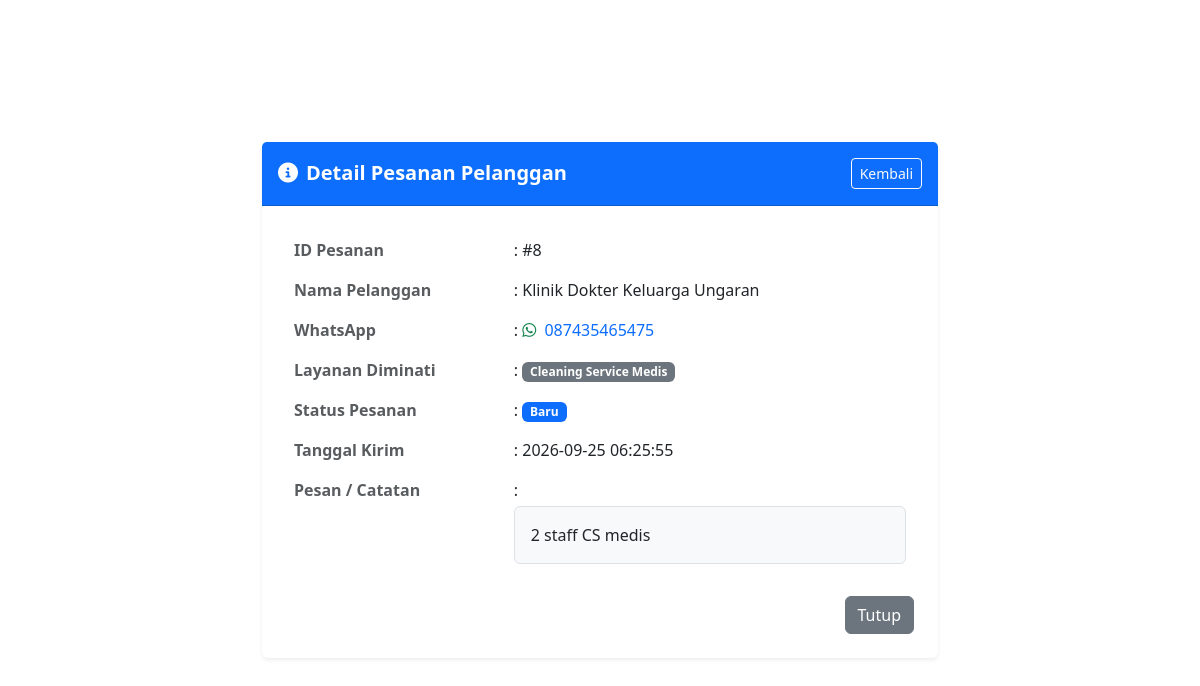
/detail.php?id=8 (signed in), run on the app's committed database.
### tables this page shows
CREATE TABLE `kontak_penawaran` (
  `id` int(11) NOT NULL,
  `nama_lengkap` varchar(150) NOT NULL,
  `whatsapp` varchar(25) NOT NULL,
  `layanan_diminati` varchar(100) NOT NULL,
  `pesan` text DEFAULT NULL,
  `status_lead` enum('Baru','Diproses','Selesai','Dibatalkan') DEFAULT 'Baru',
  `tanggal_kirim` timestamp NOT NULL DEFAULT current_timestamp()
);

### detail.php (the view, shortened to what this page needs)
<?php
include 'proses.php';
$id = $_GET['id'] ?? '';
$stmt = mysqli_prepare($koneksi, "SELECT * FROM kontak_penawaran WHERE id = ?");
mysqli_stmt_bind_param($stmt, "i", $id);
mysqli_stmt_execute($stmt);
$result = mysqli_stmt_get_result($stmt);
$data = mysqli_fetch_assoc($result);
?>
<!DOCTYPE html>
<html lang="id">
<head>
    <link href="https://cdn.jsdelivr.net/npm/bootstrap@5.3.0/dist/css/bootstrap.min.css" rel="stylesheet">
    <link rel="stylesheet" href="https://cdnjs.cloudflare.com/ajax/libs/font-awesome/6.4.0/css/all.min.css">
</head>
<body class="bg-light">
<div class="container py-5" style="max-width: 700px;">
    <div class="card border-0 shadow-sm">
        <div class="card-header bg-primary text-white d-flex justify-content-between align-items-center py-3">
            <h5 class="mb-0 fw-bold"><i class="fa-solid fa-circle-info me-2"></i>Detail Pesanan Pelanggan</h5>
            <a href="dashboard.php" class="btn btn-outline-light btn-sm">Kembali</a>
        </div>
        <div class="card-body p-4">
            <table class="table table-borderless">
                <tr>
                    <td class="fw-bold text-muted" style="width: 35%;">ID Pesanan</td>
                    <td>: #<?= $data['id']; ?></td>
                </tr>
                <tr>
                    <td class="fw-bold text-muted">Nama Pelanggan</td>
                    <td>: <?= htmlspecialchars($data['nama_lengkap']); ?></td>
                </tr>
                <tr>
                    <td class="fw-bold text-muted">WhatsApp</td>
                    <td>: <a href="https://wa.me/<?= htmlspecialchars($data['whatsapp']); ?>" target="_blank" class="text-decoration-none"><i class="fa-brands fa-whatsapp text-success me-1"></i> <?= htmlspecialchars($data['whatsapp']); ?></a></td>
                </tr>
                <tr>
                    <td class="fw-bold text-muted">Layanan Diminati</td>
                    <td>: <span class="badge bg-secondary"><?= htmlspecialchars($data['layanan_diminati']); ?></span></td>
                </tr>
                <tr>
                    <td class="fw-bold text-muted">Status Pesanan</td>
                    <td>:
                        <?php
                            $status = $data['status_lead'];
                            $badgeBg = 'bg-secondary';
                            if($status == 'Baru') $badgeBg = 'bg-primary';
                            elseif($status == 'Diproses') $badgeBg = 'bg-warning text-dark';
                            elseif($status == 'Selesai') $badgeBg = 'bg-success';
                            elseif($status == 'Dibatalkan') $badgeBg = 'bg-danger';
                        ?>
                        <span class="badge <?= $badgeBg; ?>"><?= htmlspecialchars($status); ?></span>
                    </td>
                </tr>
                <tr>
                    <td class="fw-bold text-muted">Tanggal Kirim</td>
                    <td>: <?= htmlspecialchars($data['tanggal_kirim']); ?></td>
                </tr>
                <tr>
                    <td class="fw-bold text-muted">Pesan / Catatan</td>
                    <td>:
                        <div class="p-3 bg-light rounded mt-1 border">
                            <?= nl2br(htmlspecialchars($data['pesan'])); ?>
                        </div>
                    </td>
                </tr>
            </table>
            <div class="d-flex justify-content-end mt-4">
                <a href="dashboard.php" class="btn btn-secondary">Tutup</a>
            </div>
        </div>
    </div>
</div>
</body>
</html>

### data on the page
kontak_penawaran: id "8", nama_lengkap "Klinik Dokter Keluarga Ungaran", whatsapp "087435465475", layanan_diminati "Cleaning Service Medis", status_lead "Baru", tanggal_kirim "2026-09-25 06:25:55", pesan "2 staff CS medis"
